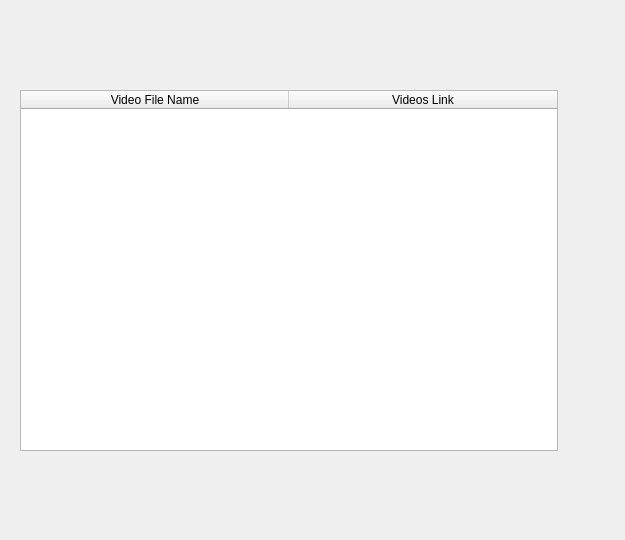
<?xml version="1.0" encoding="UTF-8"?>
<ui version="4.0">
 <class>Form</class>
 <widget class="QWidget" name="Form">
  <property name="geometry">
   <rect>
    <x>0</x>
    <y>0</y>
    <width>625</width>
    <height>540</height>
   </rect>
  </property>
  <property name="windowTitle">
   <string>Form</string>
  </property>
  <widget class="QTableWidget" name="tableWidget">
   <property name="geometry">
    <rect>
     <x>20</x>
     <y>90</y>
     <width>538</width>
     <height>361</height>
    </rect>
   </property>
   <attribute name="horizontalHeaderDefaultSectionSize">
    <number>268</number>
   </attribute>
   <attribute name="horizontalHeaderMinimumSectionSize">
    <number>150</number>
   </attribute>
   <attribute name="verticalHeaderDefaultSectionSize">
    <number>30</number>
   </attribute>
   <column>
    <property name="text">
     <string>Video File Name</string>
    </property>
   </column>
   <column>
    <property name="text">
     <string>Videos Link</string>
    </property>
   </column>
  </widget>
 </widget>
 <resources/>
 <connections/>
</ui>
